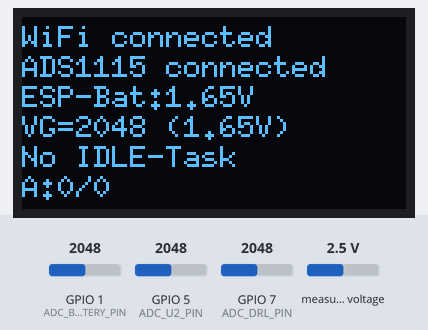
A sketch run on a simulated ESP32. Parts: 128×64 one-colour display. Inputs (shaded band) come from the test bench; at power-on: GPIO 1 (ADC_BATTERY_PIN) = 2048, GPIO 5 (ADC_U2_PIN) = 2048, GPIO 7 (ADC_DRL_PIN) = 2048, measured voltage 2.5 V. WiFi joins after 1.5 s; servers stay silent unless stated; what the sketch prints to the serial monitor is not drawn.

Above: at 5.8 s.
5.9 s: GPIO 1 (ADC_BATTERY_PIN) set to 2866
At 10.6 s:
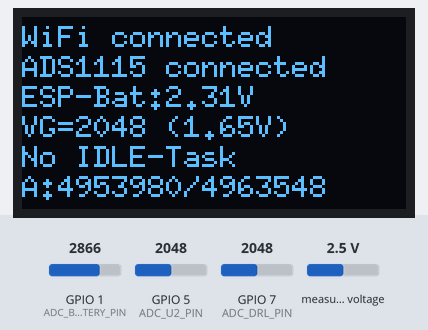
16.2 s: GPIO 5 (ADC_U2_PIN) set to 2866
At 20.7 s:
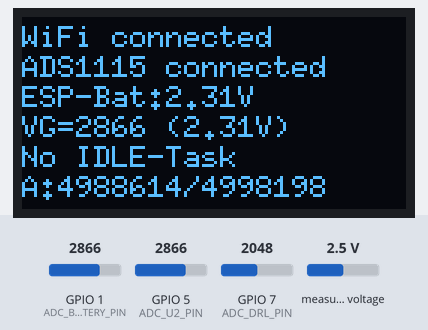
21.2 s: GPIO 1 (ADC_BATTERY_PIN) set to 3972
At 25.7 s:
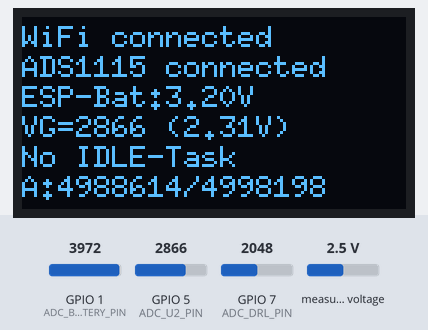
26.3 s: GPIO 5 (ADC_U2_PIN) set to 3972
At 30.7 s:
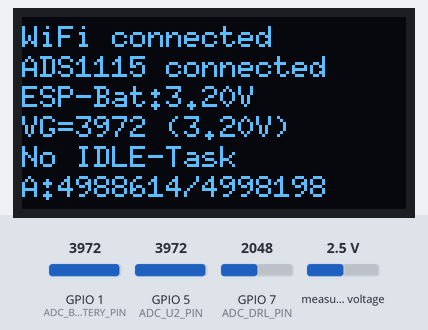
31.3 s: GPIO 1 (ADC_BATTERY_PIN) set to 1228
At 35.7 s:
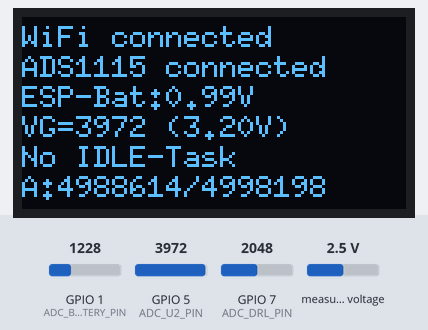
36.3 s: GPIO 5 (ADC_U2_PIN) set to 1228
At 40.7 s:
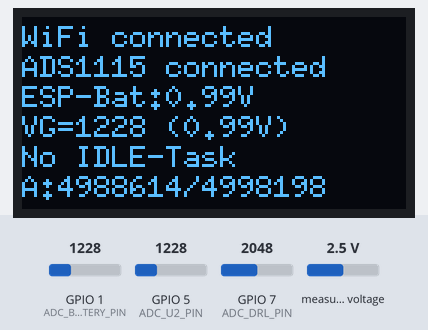
Timing chart, 0 to 42.2 s (numbered marks = the images above; inputs shaded):
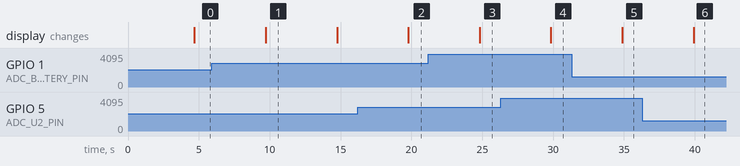

The sketch:

Heltec_Wifi_Kit_32_FBT_17-04-2025.ino
```cpp
#include <Arduino.h>
#include <Wire.h>
#include <U8g2lib.h>
#include <ADS1115_WE.h>
#include <WiFi.h>
#include <WiFiUdp.h>
#include "freertos/FreeRTOS.h"
#include "freertos/task.h"
#include "esp_heap_caps.h"

#define SDA_ADS 26
#define SCL_ADS 33
#define ADS_ADDRESS 0x48
#define ADS_FREQ 400000

TaskHandle_t displayTaskHandle;

TwoWire I2C_ads = TwoWire(1);
ADS1115_WE adc = ADS1115_WE(&I2C_ads, ADS_ADDRESS);

#define ADC_BATTERY_PIN 1
#define ADC_U2_PIN 5  // GPIO5 = ADC1_CH4
#define ADC_DRL_PIN 7  // GPIO7 = ADC1_CH6

const char* ssid = "Raspi-Wifi-2.4";
const char* password = "raspi01-wifi";
WiFiUDP Udp;
IPAddress unicastIP(10, 42, 0, 1);
constexpr uint16_t PORT = 8266;
U8G2_SSD1306_128X64_NONAME_F_HW_I2C u8g2(U8G2_R0, /* reset=*/ 21, /* clock=*/ 18, /* data=*/ 17);


hw_timer_t* timer = NULL;
portMUX_TYPE timerMux = portMUX_INITIALIZER_UNLOCKED;

#define faADC 200
#define packetSize 20

int packetCounter = 0;
char packetBuffer[64 * packetSize];
volatile bool readADC = false;  // Flag aus ISR

unsigned long lastBatteryCheck = 0;
const unsigned long batteryCheckInterval = 10000;

char runtimeStats[1024];
float core0Usage = -1;
float core1Usage = -1;

char voltageStr[16], vgStr[24], coreStr[24], memStr[24];
int batValue, vgValue;

unsigned long TimeTotal = 0;
unsigned long activeTimeTotal = 0;
unsigned long idleCount = 0;
unsigned long activeCount = 0;

void IRAM_ATTR onTimer() {
  portENTER_CRITICAL_ISR(&timerMux);
  readADC = true;
  portEXIT_CRITICAL_ISR(&timerMux);
}

void setup() {
  Serial.begin(115200);
  I2C_ads.begin(SDA_ADS, SCL_ADS, ADS_FREQ);

  u8g2.begin();
  u8g2.clearBuffer();
  u8g2.setFont(u8g2_font_6x10_tf);
  u8g2.drawStr(0, 10, "Power on");
  u8g2.drawStr(0, 20, "Searching ...");
  u8g2.sendBuffer();

  WiFi.disconnect(true);
  delay(100);
  WiFi.mode(WIFI_STA);
  WiFi.begin(ssid, password);
  while (WiFi.waitForConnectResult() != WL_CONNECTED) {
    delay(500);
  }

  Serial.println("\nVerbunden mit: " + WiFi.SSID());
  u8g2.clearBuffer();
  u8g2.drawStr(0, 10, "WiFi connected");

  if (!adc.init()) {
    Serial.println("ADS1115 NICHT gefunden");
    u8g2.drawStr(0, 20, "ADS1115 NOT found");
  } else {
    Serial.println("ADS1115 verbunden");
    u8g2.drawStr(0, 20, "ADS1115 connected");
    adc.setVoltageRange_mV(ADS1115_RANGE_0256);
    adc.setCompareChannels(ADS1115_COMP_0_1);
    adc.setConvRate(ADS1115_250_SPS);
    adc.setMeasureMode(ADS1115_CONTINUOUS);
  }
  delay(3000);

  timer = timerBegin(1000000);
  timerAttachInterrupt(timer, &onTimer);
  timerAlarm(timer, 1000000 / faADC, true, 0);

  // Display-Task starten (nachdem alles initialisiert ist)
  xTaskCreatePinnedToCore(
    displayTask,
    "DisplayTask",
    4096,
    NULL,
    1,
    &displayTaskHandle,
    0  // Core 0
  );
}


void loop() {
  unsigned long loopStart = micros();
  if (readADC) {
    unsigned long activeStart = micros();

    portENTER_CRITICAL(&timerMux);
    readADC = false;
    portEXIT_CRITICAL(&timerMux);

    int adcValue = adc.getRawResult();
    int drlValue = analogRead(ADC_DRL_PIN);         // interner ESP32 ADC

    char mString1[32];
    char mString2[32];
    int timestamp = millis();
    sprintf(mString1, "FBT:%i,t:%lu\r\n", adcValue, timestamp);
    sprintf(mString2, "DRL:%i,t:%lu\r\n", drlValue, timestamp);

    strcat(packetBuffer, mString1);
    strcat(packetBuffer, mString2);
    packetCounter++;
    // UDP-Paket senden fuehrt zu einem erhoehten Leistungs- bzw. Strombedarf des ESP32
    // Daher kommen die beobachtbaren Pegelschwankungen auf der Versorgungsleitung
    if (packetCounter > packetSize - 1) {
      Udp.beginPacket(unicastIP, PORT);
      Udp.write((uint8_t*)packetBuffer, strlen(packetBuffer));
      Udp.endPacket();
      packetCounter = 0;
      packetBuffer[0] = '\0';
    }
    activeTimeTotal += micros() - activeStart;
    activeCount++;
  }
  else {
    idleCount++;
  }
  TimeTotal += micros() - loopStart;
}

void displayTask(void* parameter) {
  for (;;) {
    batValue = analogRead(ADC_BATTERY_PIN);
    vgValue  = analogRead(ADC_U2_PIN);
    float voltage = (batValue / 4095.0) * 3.3;
    float vg_volt = (vgValue / 4095.0) * 3.3;
    // Core-Last messen
    vTaskGetRunTimeStats(runtimeStats);
    float idle0 = -1, idle1 = -1;
    char* line = strtok(runtimeStats, "\n");
    while (line != nullptr) {
      if (strstr(line, "IDLE0")) sscanf(line, "IDLE0 %*u %f", &idle0);
      else if (strstr(line, "IDLE1")) sscanf(line, "IDLE1 %*u %f", &idle1);
      line = strtok(nullptr, "\n");
    }
    //char voltageStr[16], vgStr[24], coreStr[24], memStr[24];
    if (voltage != 0) {
       snprintf(voltageStr, sizeof(voltageStr), "ESP-Bat:%.2fV", voltage);
    }
    if (vg_volt != 0) {
        snprintf(vgStr, sizeof(vgStr), "VG=%d (%.2fV)", vgValue, vg_volt);
    }
    if (idle0 >= 0 && idle1 >= 0) {
      core0Usage = 100.0 - idle0;
      core1Usage = 100.0 - idle1;
      snprintf(coreStr, sizeof(coreStr), "C0:%.1f%%|C1:%.1f%%", core0Usage, core1Usage);
    } else {
      snprintf(coreStr, sizeof(coreStr), "No IDLE-Task");
    }

    snprintf(memStr, sizeof(memStr), "Heap: %lu", ESP.getFreeHeap());

    // Zeitmessung in der loop
    snprintf(memStr, sizeof(memStr), "A:%lu/%lu",activeTimeTotal,TimeTotal);
    TimeTotal = 0;
    activeTimeTotal = 0;
    idleCount = 0;
    activeCount = 0;

    // OLED aktualisieren
    u8g2.clearBuffer();
    u8g2.drawStr(0, 10, "WiFi connected");
    u8g2.drawStr(0, 20, "ADS1115 connected");
    u8g2.drawStr(0, 30, voltageStr);
    u8g2.drawStr(0, 40, vgStr);
    u8g2.drawStr(0, 50, coreStr);
    u8g2.drawStr(0, 60, memStr);
    u8g2.sendBuffer();

    vTaskDelay(pdMS_TO_TICKS(5000));  // alle 2 Sekunden aktualisieren
  }
}
```

Measured:
- after the input at 16.2 s, the display: changes after 3.6 s (image 2)
- after the input at 21.2 s, the display: changes after 3.6 s (image 3)
- after the input at 26.3 s, the display: changes after 3.5 s (image 4)
- after the input at 31.3 s, the display: changes after 3.6 s (image 5)
- after the input at 36.3 s, the display: changes after 3.6 s (image 6)
- what the display in image 1 shows lasts 5.1 s, from 9.7 s to 14.8 s
